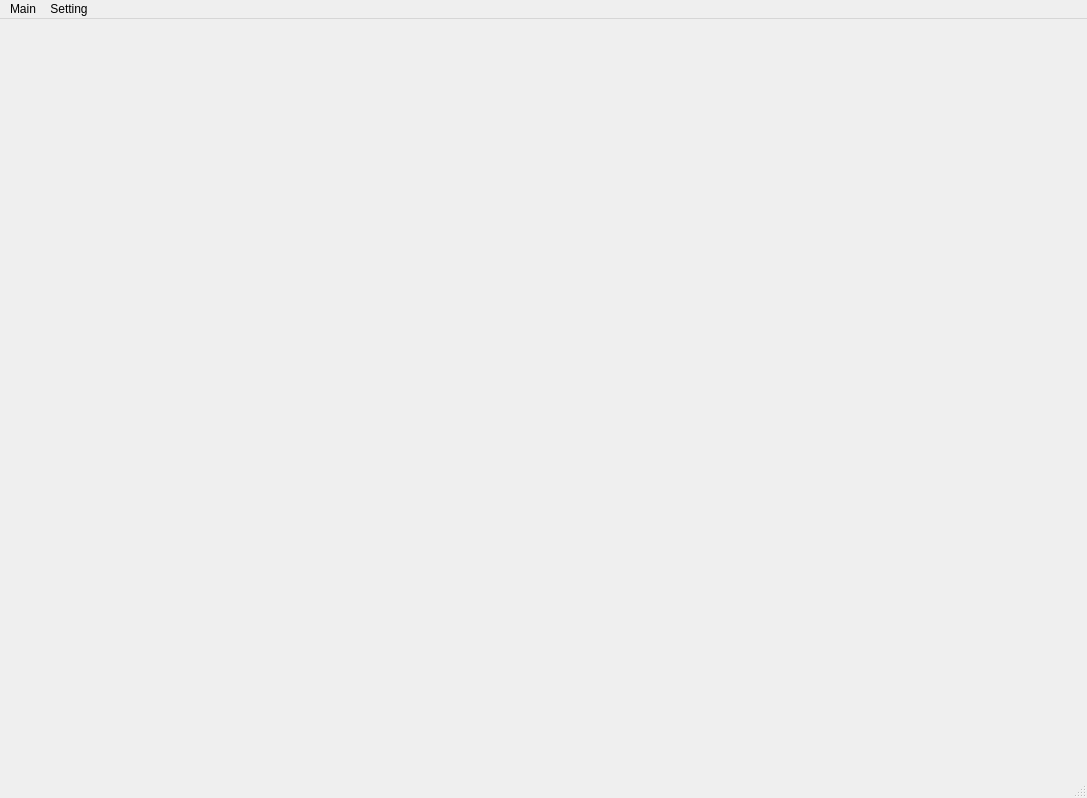
<?xml version="1.0" encoding="UTF-8"?>
<ui version="4.0">
 <class>ADTest</class>
 <widget class="QMainWindow" name="ADTest">
  <property name="geometry">
   <rect>
    <x>0</x>
    <y>0</y>
    <width>1087</width>
    <height>798</height>
   </rect>
  </property>
  <property name="windowTitle">
   <string>MainWindow</string>
  </property>
  <property name="iconSize">
   <size>
    <width>30</width>
    <height>30</height>
   </size>
  </property>
  <property name="unifiedTitleAndToolBarOnMac">
   <bool>false</bool>
  </property>
  <widget class="QWidget" name="centralwidget"/>
  <widget class="QMenuBar" name="menubar">
   <property name="geometry">
    <rect>
     <x>0</x>
     <y>0</y>
     <width>1087</width>
     <height>26</height>
    </rect>
   </property>
   <widget class="QMenu" name="menuMain">
    <property name="title">
     <string>Main</string>
    </property>
   </widget>
   <widget class="QMenu" name="menuSetting">
    <property name="title">
     <string>Setting</string>
    </property>
   </widget>
   <addaction name="menuMain"/>
   <addaction name="menuSetting"/>
  </widget>
  <widget class="QStatusBar" name="statusbar"/>
 </widget>
 <resources/>
 <connections/>
</ui>
